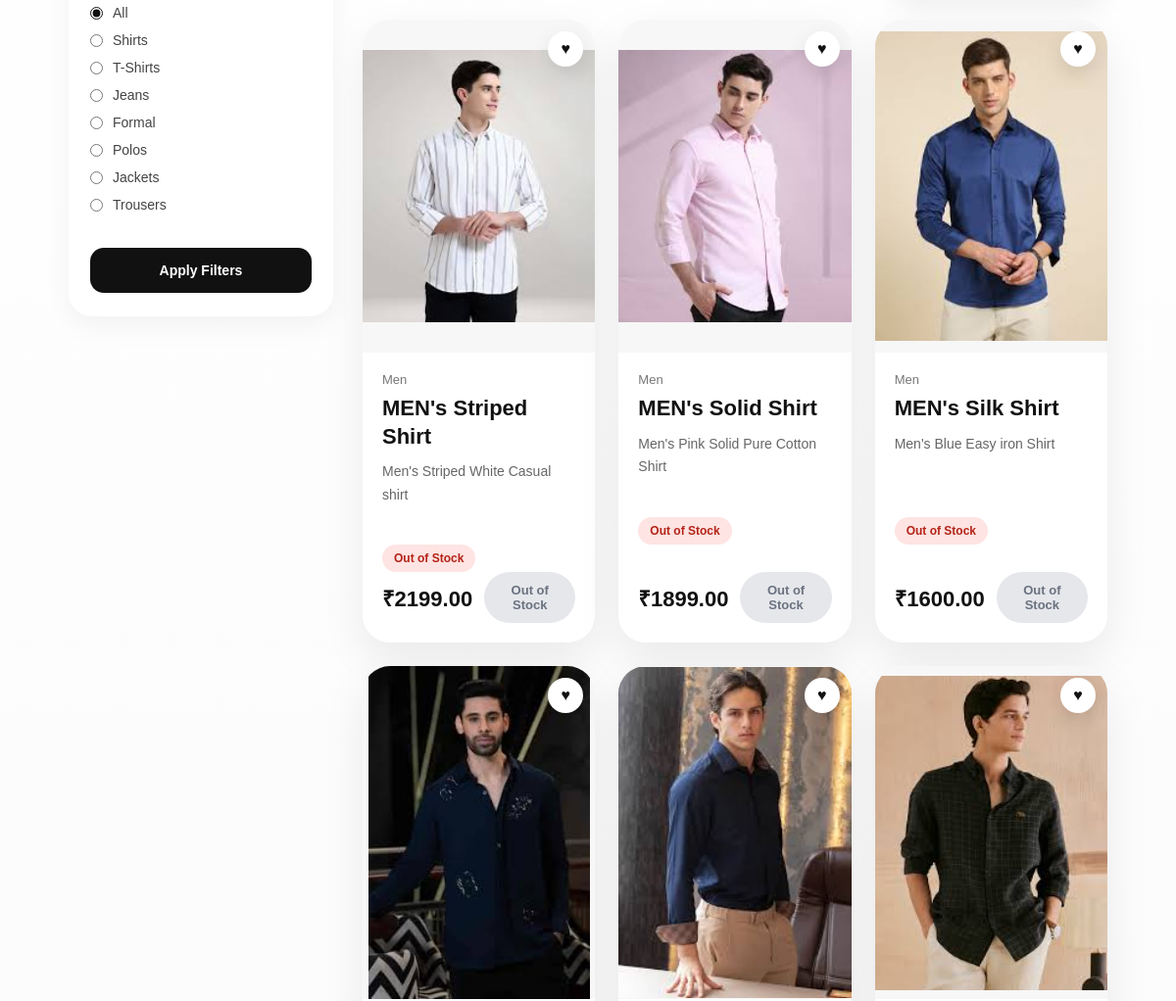
Page /category/men/ (middle part) on the earlier database version.
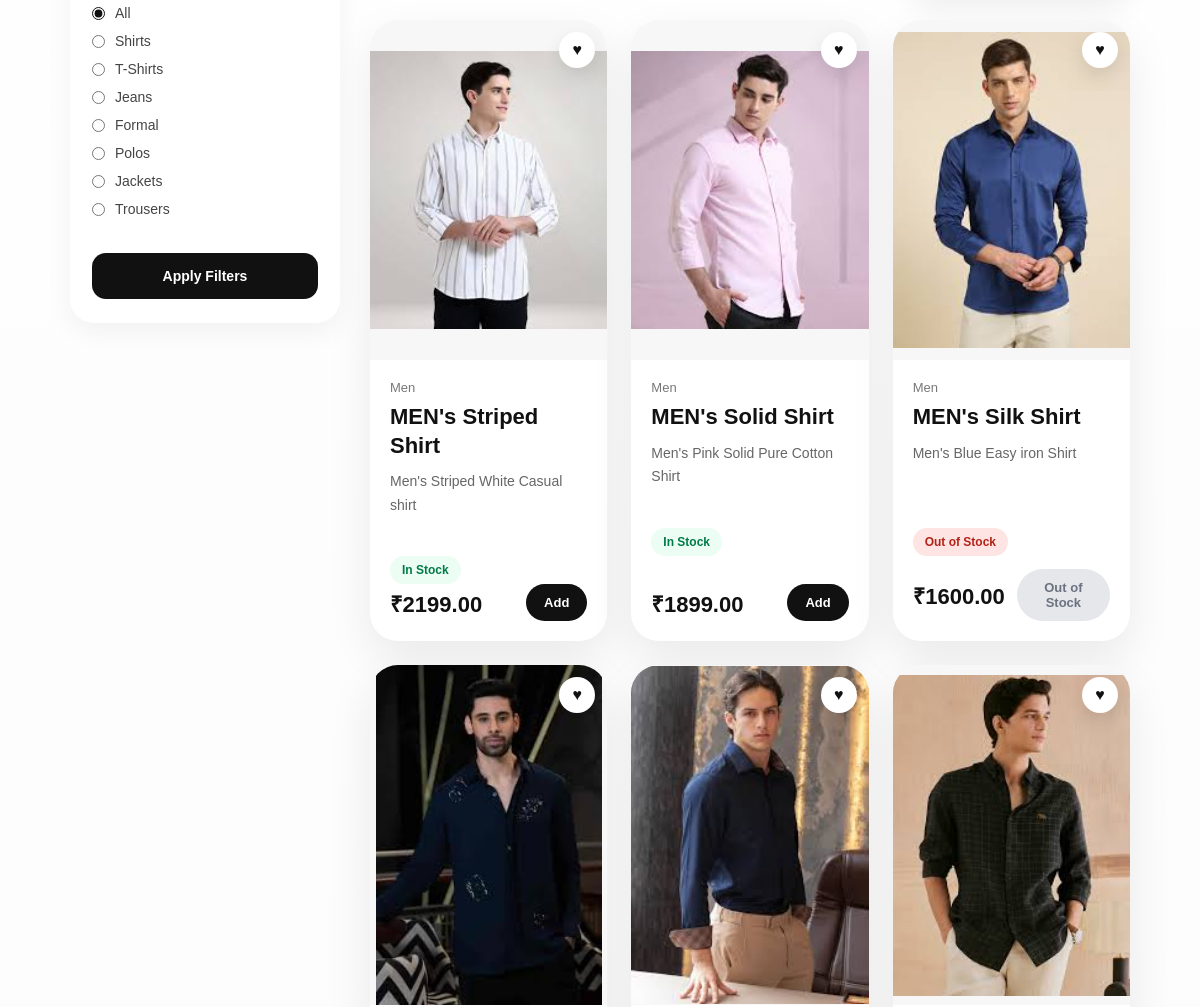
Same page on the later database version.
### products/models.py (models this page shows, shortened)
class Product(models.Model):
    CATEGORY_CHOICES = [
        ('Women', 'Women'),
        ('Men', 'Men'),
        ('Kids', 'Kids'),
        ('Home', 'Accessories'),
        ('Perfume', 'Perfume'),
    ]
    GENDER_CHOICES = [
        ('Men', 'Men'),
        ('Women', 'Women'),
    ]
    ACCESSORY_TYPE_CHOICES = [
        ('Shoes', 'Shoes'),
        ('Watches', 'Watches'),
        ('Glasses', 'Glasses'),
        ('Belts', 'Belts'),
        ('Wallets', 'Wallets'),
        ('Purse', 'Purse'),
        ('Jewellery', 'Jewellery'),
        ('Skin-Care', 'Skin-Care'),
    ]
    SUBCATEGORY_CHOICES = [
        ('Shirts', 'Shirts'),
        ('T-Shirts', 'T-Shirts'),
        ('Jeans', 'Jeans'),
        ('Formal', 'Formal'),
        ('Polos', 'Polos'),
        ('Jackets', 'Jackets'),
        ('Trousers', 'Trousers'),
        ('Dresses', 'Dresses'),
        ('Tops', 'Tops'),
        ('Kurtas', 'Kurtas'),
        ('Sarees', 'Sarees'),
        ('Skirts', 'Skirts'),
        ('Co-ords', 'Co-ords'),
        ('Leggings', 'Leggings'),
        ('Boys Wear', 'Boys Wear'),
        ('Girls Wear', 'Girls Wear'),
        ('Sets', 'Sets'),
        ('Nightwear', 'Nightwear'),
        ('Baby Wear', 'Baby Wear'),
    ]
    name = models.CharField(max_length=200)
    category = models.CharField(max_length=50, choices=CATEGORY_CHOICES, default='Women')
    price = models.DecimalField(max_digits=10, decimal_places=2)
    image = models.ImageField(upload_to='products/')
    description = models.TextField()
    is_new_arrival = models.BooleanField(default=False)
    is_best_seller = models.BooleanField(default=False)
    is_on_sale = models.BooleanField(default=False)
    sale_percent = models.PositiveIntegerField(default=0)
    gender = models.CharField(max_length=20, choices=GENDER_CHOICES, blank=True, null=True)
    accessory_type = models.CharField(max_length=50, choices=ACCESSORY_TYPE_CHOICES, blank=True, null=True)
    subcategory = models.CharField(max_length=50, choices=SUBCATEGORY_CHOICES, blank=True, null=True)
    stock = models.PositiveIntegerField(default=0)

### products/views.py (the view)
# urls.py: path('category/<str:category_name>/', category_products, name='category_products'),
def category_products(request, category_name):
    category_map = {
        'women': ('Women', 'Women'),
        'men': ('Men', 'Men'),
        'kids': ('Kids', 'Kids'),
        'home': ('Home', 'Accessories'),
        'accessories': ('Home', 'Accessories'),
        'perfume': ('Perfume', 'Perfume'),
    }
    gender_map = {
        'men': 'Men',
        'women': 'Women',
    }
    accessory_type_map = {
        'shoes': 'Shoes',
        'watches': 'Watches',
        'glasses': 'Glasses',
        'belts': 'Belts',
        'wallets': 'Wallets',
        'purse': 'Purse',
        'jewellery': 'Jewellery',
        'skin-care': 'Skin-Care',
    }
    subcategory_map = {
        'shirts': 'Shirts',
        't-shirts': 'T-Shirts',
        'jeans': 'Jeans',
        'formal': 'Formal',
        'polos': 'Polos',
        'jackets': 'Jackets',
        'trousers': 'Trousers',
        'dresses': 'Dresses',
        'tops': 'Tops',
        'kurtas': 'Kurtas',
        'sarees': 'Sarees',
        'skirts': 'Skirts',
        'co-ords': 'Co-ords',
        'leggings': 'Leggings',
        'boys-wear': 'Boys Wear',
        'girls-wear': 'Girls Wear',
        'sets': 'Sets',
        'nightwear': 'Nightwear',
        'baby-wear': 'Baby Wear',
    }
    category_data = category_map.get(category_name.lower())
    if not category_data:
        return redirect('/')
    actual_category, display_category = category_data
    products = Product.objects.filter(category=actual_category)
    selected_gender = request.GET.get('gender', '').strip().lower()
    selected_type = request.GET.get('type', '').strip().lower()
    selected_subcategory = request.GET.get('subcategory', '').strip().lower()
    selected_sort = request.GET.get('sort', '').strip()
    if actual_category == 'Home':
        if selected_gender in gender_map:
            products = products.filter(gender=gender_map[selected_gender])
        if selected_type in accessory_type_map:
            products = products.filter(accessory_type=accessory_type_map[selected_type])
    if actual_category in ['Men', 'Women', 'Kids']:
        if selected_subcategory in subcategory_map:
            products = products.filter(subcategory=subcategory_map[selected_subcategory])
    if selected_sort == 'low-high':
        products = products.order_by('price')
    elif selected_sort == 'high-low':
        products = products.order_by('-price')
    elif selected_sort == 'newest':
        products = products.order_by('-id')
    context = {
        'products': products,
        'category_name': display_category,
        'selected_sort': selected_sort,
        'selected_gender': selected_gender,
        'selected_type': selected_type,
        'selected_subcategory': selected_subcategory,
    }
    return render(request, 'category.html', context)

### products/context_processors.py (called while the page is built)
def cart_count(request):
    cart = request.session.get('cart', {})
    total_items = sum(item['quantity'] for item in cart.values())
    return {
        'cart_count': total_items
    }

def wishlist_count(request):
    wishlist = request.session.get('wishlist', {})
    return {
        'wishlist_count': len(wishlist)
    }

### templates/category.html (shortened to what the changed rows need)
{% load static %}
<!DOCTYPE html>
<html lang="en">
<head>
    <link rel="stylesheet" href="{% static 'style.css' %}">
</head>
<body>
    <section class="category-page">
        {% if category_name == "Accessories" or category_name == "Men" or category_name == "Women" or category_name == "Kids" %}
        <div class="category-main-layout">
            <div class="category-content-area">
                <div class="category-grid-page">
                    {% for product in products %}
                    <div class="category-product-card clickable-card" onclick="window.location.href='{% url 'product_detail' product.id %}'">
                        <div class="category-product-image">
                            <img src="{{ product.image.url }}" alt="{{ product.name }}">
                            <a href="{% url 'add_to_wishlist' product.id %}" class="wishlist-btn" onclick="event.stopPropagation();">♥</a>
                        </div>
                        <div class="category-product-info">
                            <p class="category-product-type">{% if product.category == "Home" %}Accessories{% else %}{{ product.category }}{% endif %}</p>
                            <h3>{{ product.name }}</h3>
                            <p class="category-product-desc">{{ product.description|truncatechars:70 }}</p>
                            <div class="product-stock-line">
                                {% if product.stock > 5 %}<span class="stock-badge in-stock">In Stock</span>
                                {% elif product.stock > 0 %}<span class="stock-badge low-stock">Only {{ product.stock }} left</span>
                                {% else %}<span class="stock-badge out-stock">Out of Stock</span>{% endif %}
                            </div>
                            <div class="category-product-bottom">
                                {% if product.has_valid_sale %}
                                <div class="sale-price-row">
                                    <span class="sale-current-price">₹{{ product.sale_price|floatformat:2 }}</span>
                                    <span class="sale-old-price">₹{{ product.price }}</span>
                                </div>
                                {% else %}
                                <span class="category-product-price">₹{{ product.price }}</span>
                                {% endif %}
                                {% if product.stock > 0 %}
                                <form action="{% url 'add_to_cart' product.id %}" method="post" class="add-cart-form" onclick="event.stopPropagation();">{% csrf_token %}<button type="submit" class="mini-cart-btn">Add</button></form>
                                {% else %}
                                <button type="button" class="mini-cart-btn out-stock-btn" onclick="event.stopPropagation();" disabled>Out of Stock</button>
                                {% endif %}
                            </div>
                        </div>
                    </div>
                    {% empty %}
                    <div class="empty-category-box"><h2>No {{ category_name }} products yet</h2><p>Please add products from admin.</p></div>
                    {% endfor %}
                </div>
            </div>
        </div>
        {% endif %}
    </section>
</body>
</html>

Differences in the rows shown:
changed Product "MEN's Striped Shirt": stock "Out of Stock Out of Stock" → "In Stock Add"
changed Product "MEN's Solid Shirt": stock "Out of Stock Out of Stock" → "In Stock Add"
